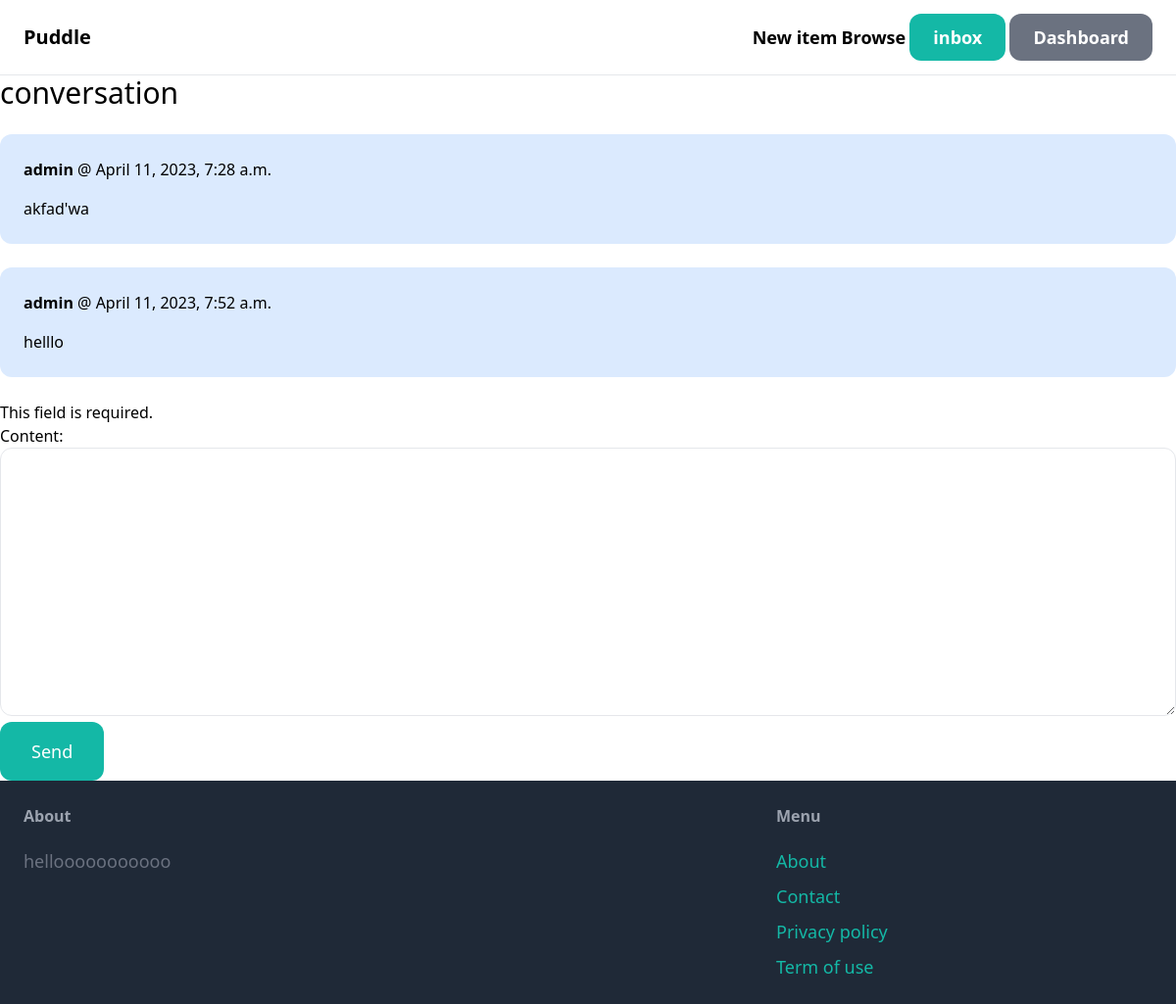
The page /inbox/2/ (signed in) on the database its author committed.
### conversation/models.py (models this page shows)
class ConversationMessage(models.Model):
    conversation = models.ForeignKey(Conversation, related_name='messages', on_delete=models.CASCADE)
    content= models.TextField()
    created_ad = models.DateTimeField(auto_now_add=True)
    created_by = models.ForeignKey(User, related_name='created_messages', on_delete=models.CASCADE)

### conversation/views.py (the view)
# urls.py: path('<str:pk>/', views.detail,name='detail'),
@login_required
def detail(request, pk):
    conversation = Conversation.objects.filter(members__in=[request.user.id]).get(pk=pk)
    if request.method == 'POST':
        form = ConversationMessageFrom(request.POST)
        if form.is_valid():
            conversation_message = form.save(commit=False)
            conversation_message.conversation = conversation
            conversation_message.created_by = request.user
            conversation_message.save()
            conversation.save()
            return redirect('conversation:detail', pk=pk)
    else:
        form = ConversationMessageFrom(request.POST)
    context={'conversation': conversation,
             'form':form,
            }
    return render(request, 'conversation/detail.html',context)

### conversation/forms.py
class ConversationMessageFrom(forms.ModelForm):
    class Meta:
        model= ConversationMessage
        fields = ('content',)
        widgets={
            'content': forms.Textarea(attrs={
                'class': 'w-full py-4 px-6 rounded-xl border'
                })
        }

### conversation/templates/conversation/detail.html (shortened to what this page needs)
{% extends 'main.html' %}
{% block content %}
    <h1 class ="mb-6 text-3xl ">conversation</h1>
    <div class="space-y-6">
        {% for message in conversation.messages.all %}
            <div class="p-6 flex {% if message.created_by == request.user %} bg-blue-100 {% else %} bg-gray-100 {% endif %} rounded-xl">
                <div>
                    <p class="mb-4">
                        <strong>{{ message.created_by.username }}</strong> @ {{ message.created_ad}}
                    </p>
                    <p>{{ message.content}} </p>
                </div>
            </div>
        {% endfor %}
    </div>
    <form method="post" action="" class="mt-6">
        {{ form.as_p}}
        <button class="py-4 px-8 text-lg bg-teal-500 hover:bg-teal-700 rounded-xl text-white">
            Send
        </button>
    </form>
{% endblock %}

### rows shown on the page
ConversationMessage: created_by.username "admin", created_ad "April 11, 2023, 7:28 a.m.", content "akfad'wa"
ConversationMessage: created_by.username "admin", created_ad "April 11, 2023, 7:52 a.m.", content "helllo"
